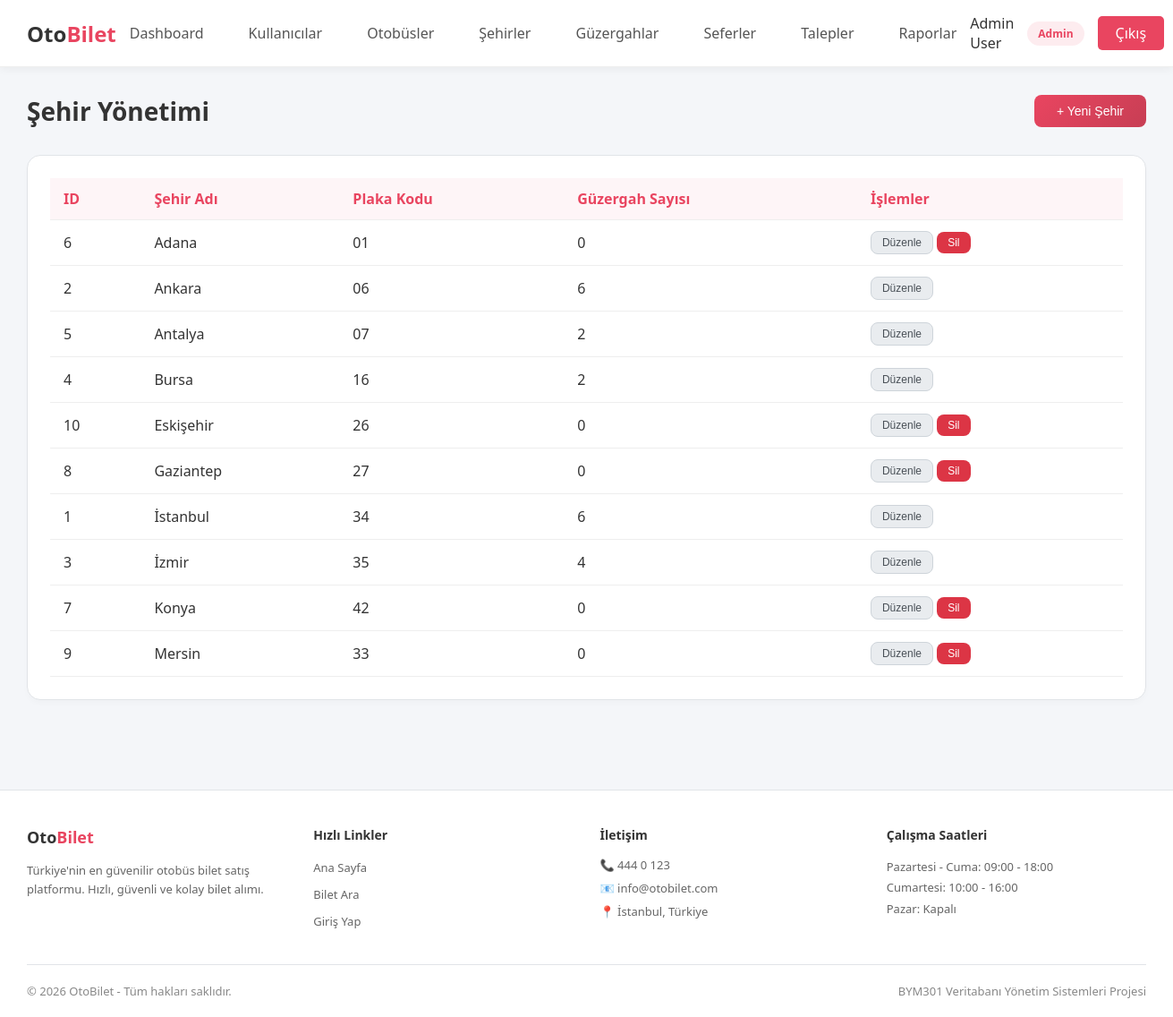
The app's page /admin/cities.php (signed in) with its own data.
### tables this page shows
CREATE TABLE cities (
    id INT PRIMARY KEY AUTO_INCREMENT,
    name VARCHAR(100) NOT NULL UNIQUE,
    plate_code VARCHAR(10),
    created_at TIMESTAMP DEFAULT CURRENT_TIMESTAMP
);

### includes/functions.php (called while the page is built, shortened)
<?php
function sanitize($input) {
    return htmlspecialchars(trim($input), ENT_QUOTES, 'UTF-8');
}

### admin/cities.php (the view, shortened to what this page needs)
<?php
require_once __DIR__ . '/../includes/header.php';
$database = new Database();
$db = $database->getConnection();
$cities = $db->query("
    SELECT c.*,
           (SELECT COUNT(*) FROM routes WHERE from_city_id = c.id OR to_city_id = c.id) as route_count
    FROM cities c
    ORDER BY c.name
")->fetchAll(PDO::FETCH_ASSOC);
?>
<div class="page-header">
    <h1 class="page-title">Şehir Yönetimi</h1>
    <button class="btn btn-primary" onclick="document.getElementById('addModal').classList.add('active')">+ Yeni Şehir</button>
</div>
<div class="card">
    <table>
        <thead>
            <tr>
                <th>ID</th>
                <th>Şehir Adı</th>
                <th>Plaka Kodu</th>
                <th>Güzergah Sayısı</th>
                <th>İşlemler</th>
            </tr>
        </thead>
        <tbody>
            <?php foreach ($cities as $city): ?>
            <tr>
                <td><?php echo $city['id']; ?></td>
                <td><?php echo sanitize($city['name']); ?></td>
                <td><?php echo sanitize($city['plate_code'] ?? '-'); ?></td>
                <td><?php echo $city['route_count']; ?></td>
                <td>
                    <button class="btn btn-sm btn-secondary" onclick="editCity(<?php echo htmlspecialchars(json_encode($city)); ?>)">Düzenle</button>
                    <?php if ($city['route_count'] == 0): ?>
                    <form method="POST" style="display: inline;" onsubmit="return confirm('Bu şehri silmek istediğinize emin misiniz?')">
                        <button type="submit" class="btn btn-sm btn-danger">Sil</button>
                    </form>
                    <?php endif; ?>
                </td>
            </tr>
            <?php endforeach; ?>
        </tbody>
    </table>
</div>
<?php
require_once __DIR__ . '/../includes/footer.php';
?>

### includes/header.php (style rules this page uses)
* { margin: 0; padding: 0; box-sizing: border-box; }
body { font-family: 'Segoe UI', Tahoma, Geneva, Verdana, sans-serif; background: #f4f6f9; min-height: 100vh; color: #333; }
.card { background: #ffffff; border-radius: 15px; padding: 25px; margin-bottom: 20px; border: 1px solid #e1e4e8; box-shadow: 0 4px 6px rgba(0,0,0,0.02); }
.btn { display: inline-block; padding: 10px 25px; border-radius: 8px; text-decoration: none; cursor: pointer; border: none; font-size: 14px; transition: all 0.3s ease; }
.btn-primary { background: linear-gradient(135deg, #e94560, #c73e54); color: #fff; }
.btn-secondary { background: #e9ecef; color: #495057; border: 1px solid #ced4da; }
.btn-danger { background: #dc3545; color: #fff; }
.btn-sm { padding: 5px 12px; font-size: 12px; }
table { width: 100%; border-collapse: collapse; }
th, td { padding: 12px 15px; text-align: left; border-bottom: 1px solid #eee; }
th { background: rgba(233, 69, 96, 0.05); color: #e94560; font-weight: 600; }
.page-header { display: flex; justify-content: space-between; align-items: center; margin-bottom: 30px; }
.page-title { color: #333; font-size: 28px; font-weight: 600; }

### records on screen
cities: id "6", name "Adana", plate_code "01", route_count "0"
cities: id "2", name "Ankara", plate_code "06", route_count "6"
cities: id "5", name "Antalya", plate_code "07", route_count "2"
cities: id "4", name "Bursa", plate_code "16", route_count "2"
cities: id "10", name "Eskişehir", plate_code "26", route_count "0"
cities: id "8", name "Gaziantep", plate_code "27", route_count "0"
cities: id "1", name "İstanbul", plate_code "34", route_count "6"
cities: id "3", name "İzmir", plate_code "35", route_count "4"
cities: id "7", name "Konya", plate_code "42", route_count "0"
cities: id "9", name "Mersin", plate_code "33", route_count "0"

### other values on screen
$current_user['full_name'] "Admin User"
$current_user['user_type'] "Admin"
